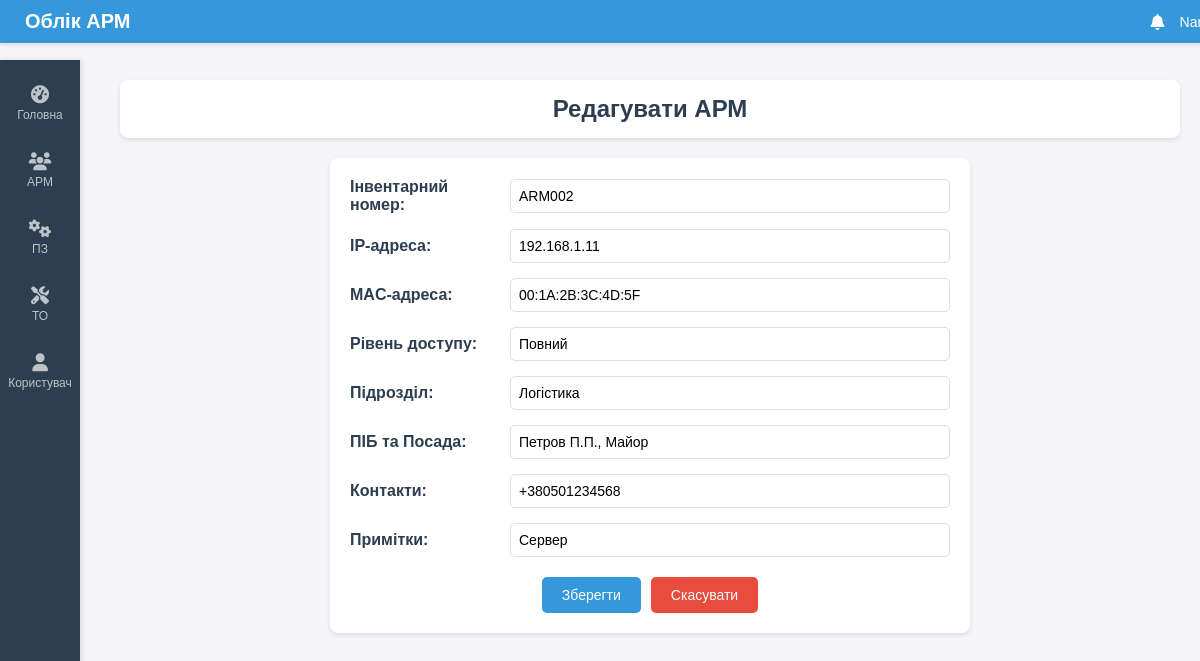
Page /edit/2 on the committed database.
### tables this page shows
CREATE TABLE workplaces (
            inventory_number TEXT,
            ip_address TEXT,
            mac_address TEXT,
            access_level TEXT,
            unit TEXT,
            person TEXT,
            contacts TEXT,
            notes TEXT,
            location TEXT
        );

### routes.py (the view, shortened to what this page needs)
@main_bp.route('/edit/<int:rowid>', methods=['GET', 'POST'])
def edit_workplace(rowid):
    try:
        workplace = get_workplace_by_id(rowid)
        if not workplace:
            return "АРМ не знайдено", 404
        return render_template('edit.html', workplace=workplace, rowid=rowid)
    except Exception as e:
        return f"Помилка: {e}", 500

### db.py (called while the page is built)
def get_db_connection():
    try:
        conn = sqlite3.connect('workplaces.db')
        conn.row_factory = sqlite3.Row
        return conn
    except sqlite3.Error as e:
        raise Exception(f"Помилка підключення до бази даних: {e}")

def get_workplace_by_id(rowid):
    conn = get_db_connection()
    try:
        cursor = conn.cursor()
        cursor.execute('SELECT * FROM workplaces WHERE rowid = ?', (rowid,))
        return cursor.fetchone()
    except sqlite3.Error as e:
        raise Exception(f"Помилка отримання АРМ за ID {rowid}: {e}")
    finally:
        conn.close()

### templates/edit.html (shortened to what this page needs)
{% extends "base.html" %}
{% block content %}
    <div class="header">
        <h1>Редагувати АРМ</h1>
    </div>
    <div class="form-container">
        <form method="POST" action="/edit/{{ rowid }}">
            <div class="form-group">
                <label for="inventory_number">Інвентарний номер:</label>
                <input type="text" id="inventory_number" name="inventory_number" value="{{ workplace['inventory_number'] }}" readonly>
            </div>
            <div class="form-group">
                <label for="ip_address">IP-адреса:</label>
                <input type="text" id="ip_address" name="ip_address" value="{{ workplace['ip_address'] }}" required>
            </div>
            <div class="form-group">
                <label for="mac_address">MAC-адреса:</label>
                <input type="text" id="mac_address" name="mac_address" value="{{ workplace['mac_address'] }}" required>
            </div>
            <div class="form-group">
                <label for="access_level">Рівень доступу:</label>
                <input type="text" id="access_level" name="access_level" value="{{ workplace['access_level'] }}" required>
            </div>
            <div class="form-group">
                <label for="unit">Підрозділ:</label>
                <input type="text" id="unit" name="unit" value="{{ workplace['unit'] }}" required>
            </div>
            <div class="form-group">
                <label for="person">ПІБ та Посада:</label>
                <input type="text" id="person" name="person" value="{{ workplace['person'] }}" required>
            </div>
            <div class="form-group">
                <label for="contacts">Контакти:</label>
                <input type="text" id="contacts" name="contacts" value="{{ workplace['contacts'] }}" required>
            </div>
            <div class="form-group">
                <label for="notes">Примітки:</label>
                <input type="text" id="notes" name="notes" value="{{ workplace['notes'] }}">
            </div>
            <div class="form-buttons">
                <button type="submit" class="submit-btn">Зберегти</button>
                <a href="/" class="cancel-btn">Скасувати</a>
            </div>
        </form>
    </div>
{% endblock %}

### static/styles.css (style rules this page uses)
body { font-family: 'Arial', sans-serif; background-color: #f4f4f9; color: #333; margin: 0; padding: 0; }
.header { background-color: #fff; padding: 15px; border-radius: 8px; box-shadow: 0 2px 4px rgba(0,0,0,0.1); margin-bottom: 20px; text-align: center; }
h1 { margin: 0; font-size: 24px; color: #2c3e50; }
a { color: #2980b9; text-decoration: none; font-size: 12px; }
.form-container { max-width: 600px; margin: 0 auto; background-color: #fff; padding: 20px; border-radius: 8px; box-shadow: 0 2px 4px rgba(0,0,0,0.1); }
.form-group { display: flex; align-items: center; margin-bottom: 15px; }
.form-group label { width: 150px; font-weight: bold; color: #2c3e50; margin-right: 10px; }
.form-group input { flex: 1; padding: 8px; border: 1px solid #ddd; border-radius: 5px; font-size: 14px; }
.form-buttons { display: flex; justify-content: center; gap: 10px; margin-top: 20px; }
.submit-btn { padding: 10px 20px; background-color: #3498db; color: #fff; border: none; border-radius: 5px; cursor: pointer; font-size: 14px; }
.cancel-btn { padding: 10px 20px; background-color: #e74c3c; color: #fff; border: none; border-radius: 5px; text-decoration: none; font-size: 14px; text-align: center; }

### rows in the picture
workplaces: inventory_number "ARM002", ip_address "192.168.1.11", mac_address "00:1A:2B:3C:4D:5F", access_level "Повний", unit "Логістика", person "Петров П.П., Майор", contacts "+380501234568", notes "Сервер"
